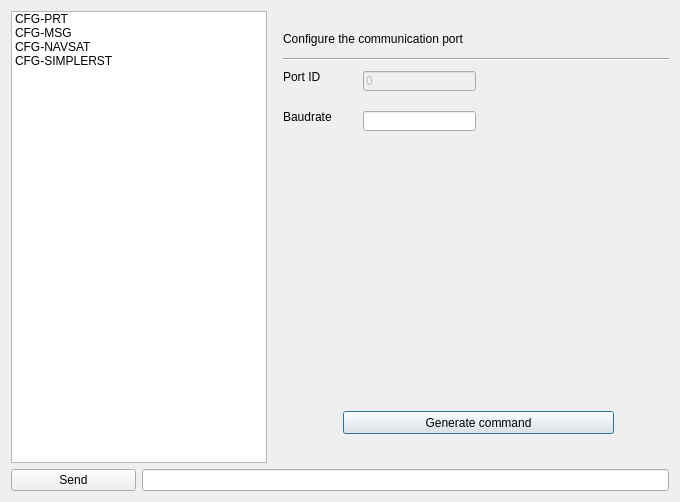
<?xml version="1.0" encoding="UTF-8"?>
<ui version="4.0">
 <class>configuration_LC29Y</class>
 <widget class="QDialog" name="configuration_LC29Y">
  <property name="geometry">
   <rect>
    <x>0</x>
    <y>0</y>
    <width>680</width>
    <height>502</height>
   </rect>
  </property>
  <property name="windowTitle">
   <string>Dialog</string>
  </property>
  <layout class="QGridLayout" name="gridLayout">
   <item row="0" column="0" colspan="2">
    <widget class="QListWidget" name="listWidget">
     <item>
      <property name="text">
       <string>CFG-PRT</string>
      </property>
     </item>
     <item>
      <property name="text">
       <string>CFG-MSG</string>
      </property>
     </item>
     <item>
      <property name="text">
       <string>CFG-NAVSAT</string>
      </property>
     </item>
     <item>
      <property name="text">
       <string>CFG-SIMPLERST</string>
      </property>
     </item>
    </widget>
   </item>
   <item row="0" column="2">
    <widget class="QStackedWidget" name="stackedWidget">
     <property name="currentIndex">
      <number>0</number>
     </property>
     <widget class="QWidget" name="page_CFG_PRT">
      <widget class="Line" name="line">
       <property name="geometry">
        <rect>
         <x>10</x>
         <y>40</y>
         <width>391</width>
         <height>16</height>
        </rect>
       </property>
       <property name="orientation">
        <enum>Qt::Horizontal</enum>
       </property>
      </widget>
      <widget class="QLabel" name="label">
       <property name="geometry">
        <rect>
         <x>10</x>
         <y>20</y>
         <width>221</width>
         <height>16</height>
        </rect>
       </property>
       <property name="text">
        <string>Configure the communication port</string>
       </property>
      </widget>
      <widget class="QLabel" name="label_2">
       <property name="geometry">
        <rect>
         <x>10</x>
         <y>60</y>
         <width>54</width>
         <height>12</height>
        </rect>
       </property>
       <property name="text">
        <string>Port ID</string>
       </property>
      </widget>
      <widget class="QLabel" name="label_3">
       <property name="geometry">
        <rect>
         <x>10</x>
         <y>100</y>
         <width>54</width>
         <height>12</height>
        </rect>
       </property>
       <property name="text">
        <string>Baudrate</string>
       </property>
      </widget>
      <widget class="QLineEdit" name="lineEdit_portID">
       <property name="enabled">
        <bool>false</bool>
       </property>
       <property name="geometry">
        <rect>
         <x>90</x>
         <y>60</y>
         <width>113</width>
         <height>20</height>
        </rect>
       </property>
       <property name="text">
        <string>0</string>
       </property>
       <property name="readOnly">
        <bool>true</bool>
       </property>
      </widget>
      <widget class="QLineEdit" name="lineEdit_baudrate">
       <property name="geometry">
        <rect>
         <x>90</x>
         <y>100</y>
         <width>113</width>
         <height>20</height>
        </rect>
       </property>
      </widget>
      <widget class="QPushButton" name="pushButton_PRT_GC">
       <property name="geometry">
        <rect>
         <x>70</x>
         <y>400</y>
         <width>271</width>
         <height>23</height>
        </rect>
       </property>
       <property name="text">
        <string>Generate command</string>
       </property>
      </widget>
     </widget>
     <widget class="QWidget" name="page_CFG_MSG">
      <widget class="Line" name="line_2">
       <property name="geometry">
        <rect>
         <x>10</x>
         <y>40</y>
         <width>391</width>
         <height>16</height>
        </rect>
       </property>
       <property name="orientation">
        <enum>Qt::Horizontal</enum>
       </property>
      </widget>
      <widget class="QLabel" name="label_4">
       <property name="geometry">
        <rect>
         <x>10</x>
         <y>20</y>
         <width>231</width>
         <height>16</height>
        </rect>
       </property>
       <property name="text">
        <string>Configure the message configurations</string>
       </property>
      </widget>
      <widget class="QComboBox" name="comboBox_groupAndNumber">
       <property name="geometry">
        <rect>
         <x>122</x>
         <y>81</y>
         <width>266</width>
         <height>21</height>
        </rect>
       </property>
       <item>
        <property name="text">
         <string>0xF0 0x00  NMEA GGA</string>
        </property>
       </item>
       <item>
        <property name="text">
         <string>0xF0 0x01  NMEA GLL</string>
        </property>
       </item>
       <item>
        <property name="text">
         <string>0xF0 0x02  NMEA GSA</string>
        </property>
       </item>
       <item>
        <property name="text">
         <string>0xF0 0x03  NMEA GRS</string>
        </property>
       </item>
       <item>
        <property name="text">
         <string>0xF0 0x04  NMEA GSV</string>
        </property>
       </item>
       <item>
        <property name="text">
         <string>0xF0 0x05  NMEA RMC</string>
        </property>
       </item>
       <item>
        <property name="text">
         <string>0xF0 0x06  NMEA VTG</string>
        </property>
       </item>
       <item>
        <property name="text">
         <string>0xF0 0x07  NMEA ZDA</string>
        </property>
       </item>
       <item>
        <property name="text">
         <string>0xF0 0x20  NMEA TXT</string>
        </property>
       </item>
      </widget>
      <widget class="QLabel" name="label_6">
       <property name="geometry">
        <rect>
         <x>10</x>
         <y>120</y>
         <width>106</width>
         <height>21</height>
        </rect>
       </property>
       <property name="text">
        <string>Rate</string>
       </property>
      </widget>
      <widget class="QLabel" name="label_5">
       <property name="geometry">
        <rect>
         <x>10</x>
         <y>81</y>
         <width>106</width>
         <height>21</height>
        </rect>
       </property>
       <property name="text">
        <string>Group and Number</string>
       </property>
      </widget>
      <widget class="QLineEdit" name="lineEdit_msg_rate">
       <property name="geometry">
        <rect>
         <x>122</x>
         <y>120</y>
         <width>266</width>
         <height>21</height>
        </rect>
       </property>
       <property name="alignment">
        <set>Qt::AlignRight|Qt::AlignTrailing|Qt::AlignVCenter</set>
       </property>
       <property name="placeholderText">
        <string>Send rate on current I/O port</string>
       </property>
      </widget>
      <widget class="QPushButton" name="pushButton_PRT_GC_2">
       <property name="geometry">
        <rect>
         <x>40</x>
         <y>390</y>
         <width>321</width>
         <height>23</height>
        </rect>
       </property>
       <property name="text">
        <string>Generate command</string>
       </property>
      </widget>
     </widget>
     <widget class="QWidget" name="page_CFG_NAVSAT">
      <widget class="QLabel" name="label_7">
       <property name="geometry">
        <rect>
         <x>10</x>
         <y>20</y>
         <width>231</width>
         <height>16</height>
        </rect>
       </property>
       <property name="text">
        <string>Setup satellites</string>
       </property>
      </widget>
      <widget class="Line" name="line_3">
       <property name="geometry">
        <rect>
         <x>10</x>
         <y>40</y>
         <width>391</width>
         <height>16</height>
        </rect>
       </property>
       <property name="orientation">
        <enum>Qt::Horizontal</enum>
       </property>
      </widget>
      <widget class="QGroupBox" name="groupBox">
       <property name="geometry">
        <rect>
         <x>10</x>
         <y>70</y>
         <width>381</width>
         <height>111</height>
        </rect>
       </property>
       <property name="title">
        <string>GroupBox</string>
       </property>
       <layout class="QGridLayout" name="gridLayout_2">
        <item row="0" column="0">
         <widget class="QCheckBox" name="checkBox_gpsL1">
          <property name="text">
           <string>GPS L1</string>
          </property>
         </widget>
        </item>
        <item row="0" column="1">
         <widget class="QCheckBox" name="checkBox_gloG1">
          <property name="text">
           <string>GLONASS G1</string>
          </property>
         </widget>
        </item>
        <item row="0" column="2">
         <widget class="QCheckBox" name="checkBox_bdB1I">
          <property name="text">
           <string>BeiDou B1I</string>
          </property>
         </widget>
        </item>
        <item row="0" column="3">
         <widget class="QCheckBox" name="checkBox_galileoE1">
          <property name="text">
           <string>Galileo E1</string>
          </property>
         </widget>
        </item>
        <item row="1" column="0">
         <widget class="QCheckBox" name="checkBox_qzssL1">
          <property name="text">
           <string>QZSS L1</string>
          </property>
         </widget>
        </item>
        <item row="1" column="1">
         <widget class="QCheckBox" name="checkBox_gpsL1C">
          <property name="text">
           <string>GPS L1C</string>
          </property>
         </widget>
        </item>
        <item row="1" column="2">
         <widget class="QCheckBox" name="checkBox_gpsL5">
          <property name="text">
           <string>GPS L5</string>
          </property>
         </widget>
        </item>
        <item row="1" column="3">
         <widget class="QCheckBox" name="checkBox_bdB2a">
          <property name="text">
           <string>BeiDou B2a</string>
          </property>
         </widget>
        </item>
        <item row="2" column="0">
         <widget class="QCheckBox" name="checkBox_galE5a">
          <property name="text">
           <string>Galileo E5a</string>
          </property>
         </widget>
        </item>
        <item row="2" column="1">
         <widget class="QCheckBox" name="checkBox_qzssL5">
          <property name="text">
           <string>QZSS L5</string>
          </property>
         </widget>
        </item>
       </layout>
      </widget>
      <widget class="QPushButton" name="pushButton_PRT_GC_NAVSAT">
       <property name="geometry">
        <rect>
         <x>40</x>
         <y>390</y>
         <width>321</width>
         <height>23</height>
        </rect>
       </property>
       <property name="text">
        <string>Generate command</string>
       </property>
      </widget>
     </widget>
     <widget class="QWidget" name="page_CFG_SIMPLERST">
      <widget class="QLabel" name="label_8">
       <property name="geometry">
        <rect>
         <x>30</x>
         <y>30</y>
         <width>231</width>
         <height>16</height>
        </rect>
       </property>
       <property name="text">
        <string>Simple startup command</string>
       </property>
      </widget>
      <widget class="Line" name="line_4">
       <property name="geometry">
        <rect>
         <x>30</x>
         <y>50</y>
         <width>391</width>
         <height>16</height>
        </rect>
       </property>
       <property name="orientation">
        <enum>Qt::Horizontal</enum>
       </property>
      </widget>
      <widget class="QLabel" name="label_9">
       <property name="geometry">
        <rect>
         <x>30</x>
         <y>100</y>
         <width>54</width>
         <height>12</height>
        </rect>
       </property>
       <property name="text">
        <string>Mode</string>
       </property>
      </widget>
      <widget class="QComboBox" name="comboBox_reset_mode">
       <property name="geometry">
        <rect>
         <x>110</x>
         <y>90</y>
         <width>251</width>
         <height>22</height>
        </rect>
       </property>
       <item>
        <property name="text">
         <string>0x00 Reset</string>
        </property>
       </item>
       <item>
        <property name="text">
         <string>0x01 Cold Start</string>
        </property>
       </item>
       <item>
        <property name="text">
         <string>0x02 Warm Start</string>
        </property>
       </item>
       <item>
        <property name="text">
         <string>0x03 Hot Start</string>
        </property>
       </item>
       <item>
        <property name="text">
         <string>0x10 GPS Stop</string>
        </property>
       </item>
       <item>
        <property name="text">
         <string>0x11 GPS Start</string>
        </property>
       </item>
       <item>
        <property name="text">
         <string>0x80 Clear All Tracking Channels</string>
        </property>
       </item>
      </widget>
      <widget class="QPushButton" name="pushButton_PRT_GC_CFG_SIMPLERST">
       <property name="geometry">
        <rect>
         <x>40</x>
         <y>400</y>
         <width>321</width>
         <height>23</height>
        </rect>
       </property>
       <property name="text">
        <string>Generate command</string>
       </property>
      </widget>
     </widget>
    </widget>
   </item>
   <item row="1" column="0">
    <widget class="QPushButton" name="pushButton_send">
     <property name="text">
      <string>Send</string>
     </property>
    </widget>
   </item>
   <item row="1" column="1" colspan="2">
    <widget class="QLineEdit" name="lineEdit_cmd"/>
   </item>
   <item row="2" column="0" colspan="3">
    <layout class="QVBoxLayout" name="verticalLayout"/>
   </item>
  </layout>
 </widget>
 <resources/>
 <connections>
  <connection>
   <sender>listWidget</sender>
   <signal>currentRowChanged(int)</signal>
   <receiver>stackedWidget</receiver>
   <slot>setCurrentIndex(int)</slot>
   <hints>
    <hint type="sourcelabel">
     <x>210</x>
     <y>193</y>
    </hint>
    <hint type="destinationlabel">
     <x>408</x>
     <y>173</y>
    </hint>
   </hints>
  </connection>
 </connections>
</ui>
